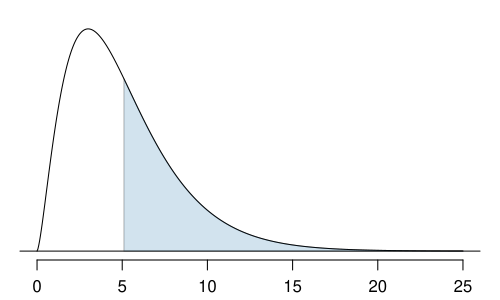

R code for this plot:
pdf('chiSquareAreaAbove5Point1WithDF5.pdf', 5, 3)
par(mar=c(2, 1, 1, 1), mgp=c(2.1, 0.8, 0), las=1)
x <- seq(0, 25, 0.05)
y <- dchisq(x, 5)
plot(x, y, type='l', axes=FALSE)
abline(h=0)
axis(1)

these <- which(x > 5.1)
X <- x[c(these[1], these, rev(these)[1])]
Y <- c(0, y[these], 0)
polygon(X, Y, col='#2277AA33', border='#00000044')

dev.off()
